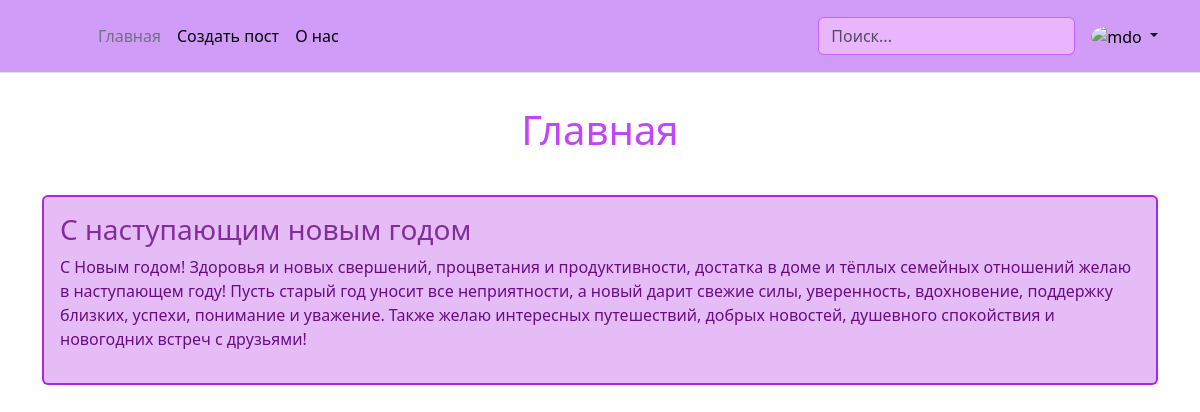
The page / on the database its author committed.
### blog/models.py (models this page shows, shortened)
class Post(models.Model):
    title = models.CharField("Название",  max_length=50)
    post = models.TextField("Описание")

### blog/views.py (the view)
# urls.py: 2. Add a URL to urlpatterns:  path('', views.home, name='home')
def home(request):
    posts = Post.objects.all()
    return render(request, 'blog/home.html' ,
                  {"posts": posts})

### blog/templates/blog/home.html (shortened to what this page needs)
{% extends 'blog/base.html' %}
{% block content %}
<div class="alert mt-2">
    <h1 style=" color: #a800fcba; text-align: center;">Главная</h1>
</div>
{% if posts %}
{% for el in posts %}
<div class="alert alert-warning mt-2" style="background:  #d182f188; border: 2px solid #a303e2d2;">
    <h3 style="color: #650480c6;">{{el.title}}</h3>
    <p style="color: #660d86;">{{el.post}}</p>
</div>
{% endfor %}
{% else %}
<p style="color: #a00cc5;">Нет записей</p>
{% endif %}
{% endblock %}

### blog/templates/blog/base.html (shortened to what this page needs)
<!doctype html>
<html lang="en">
<head>
    <link rel="stylesheet" href="https://cdn.jsdelivr.net/npm/bootstrap@5.3.2/dist/css/bootstrap.min.css">
</head>
<body>
<header class="p-3 mb-3 border-bottom" style="background: #8802ee63;">
    <div class="container">
        <div class="d-flex flex-wrap align-items-center justify-content-center justify-content-lg-start">
            <a href="/" class="d-flex align-items-center mb-2 mb-lg-0 link-body-emphasis text-decoration-none">
                <svg class="bi me-2" width="40" height="32" role="img" aria-label="Bootstrap">
                    <use xlink:href="#bootstrap"></use>
                </svg>
            </a>
            <ul class="nav col-12 col-lg-auto me-lg-auto mb-2 justify-content-center mb-md-0">
                <li><a href="{% url 'home' %}" class="nav-link px-2 link-secondary">Главная</a></li>
                <li><a href="{% url 'create' %}" class="nav-link px-2 link-body-emphasis">Создать пост</a></li>
                <li><a href="{% url 'about' %}" class="nav-link px-2 link-body-emphasis">О нас</a></li>
            </ul>
            <form class="col-12 col-lg-auto mb-3 mb-lg-0 me-lg-3" role="search">
                <input type="search" class="form-control" placeholder="Поиск..." aria-label="Search" style="border: 1px solid  #c24fffd2; background: rgb(233, 182, 254); color: #8d82f1d2;">
            </form>
            <div class="dropdown text-end">
                <a href="#" class="d-block link-body-emphasis text-decoration-none dropdown-toggle"
                   data-bs-toggle="dropdown" aria-expanded="false">
                    <img src="https://sun9-43.userapi.com/impg/0OoPJYcU5-IMVg7IaiFTr-PEPWkUE-eciNot4g/dYO8t7VOOiE.jpg?size=1534x1536&quality=96&sign=c559977e0d426c34bbe952a216d94675&c_uniq_tag=yVyvwrNsZVXXWRVk9Xbpa72UUsZ16tV1JiKVk3h9qZM&type=album" alt="mdo" width="32" height="32" class="rounded-circle">
                </a>
            </div>
        </div>
    </div>
</header>
<div class="container">
    {% block content %} {% endblock %}
</div>
</body>
</html>

### rows shown on the page
Post: title "С наступающим новым годом", post "С Новым годом! Здоровья и новых свершений, процветания и продуктивности, достатка в доме и тёплых семейных отношений желаю в наступающем году! Пусть старый год уносит все неприятности, а новый дарит свежие силы, уверенность, вдохновение, поддержку близких, успехи, понимание и уважение. Также желаю интересных путешествий, добрых новостей, душевного спокойствия и новогодних встреч с друзьями!"
